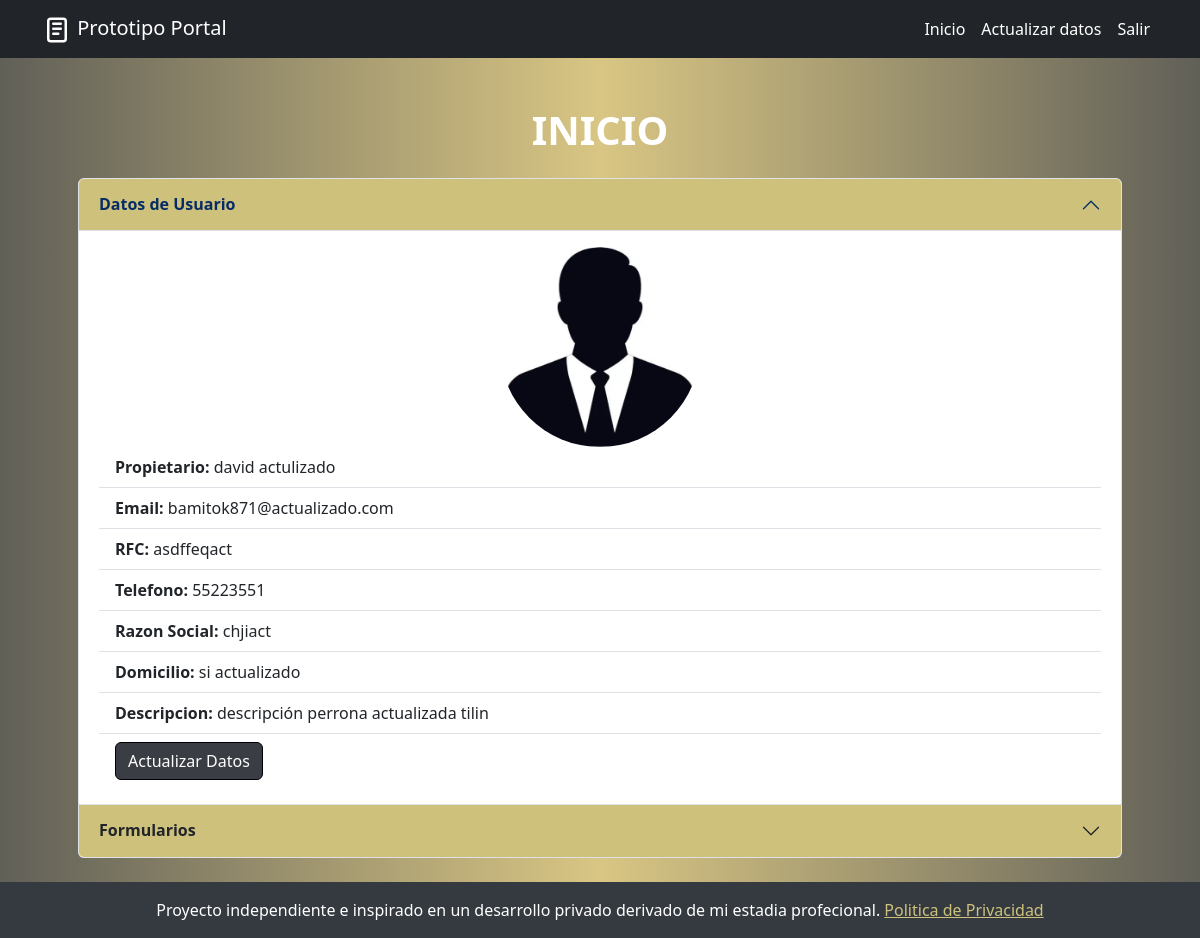
The app's page / (signed in), older data.
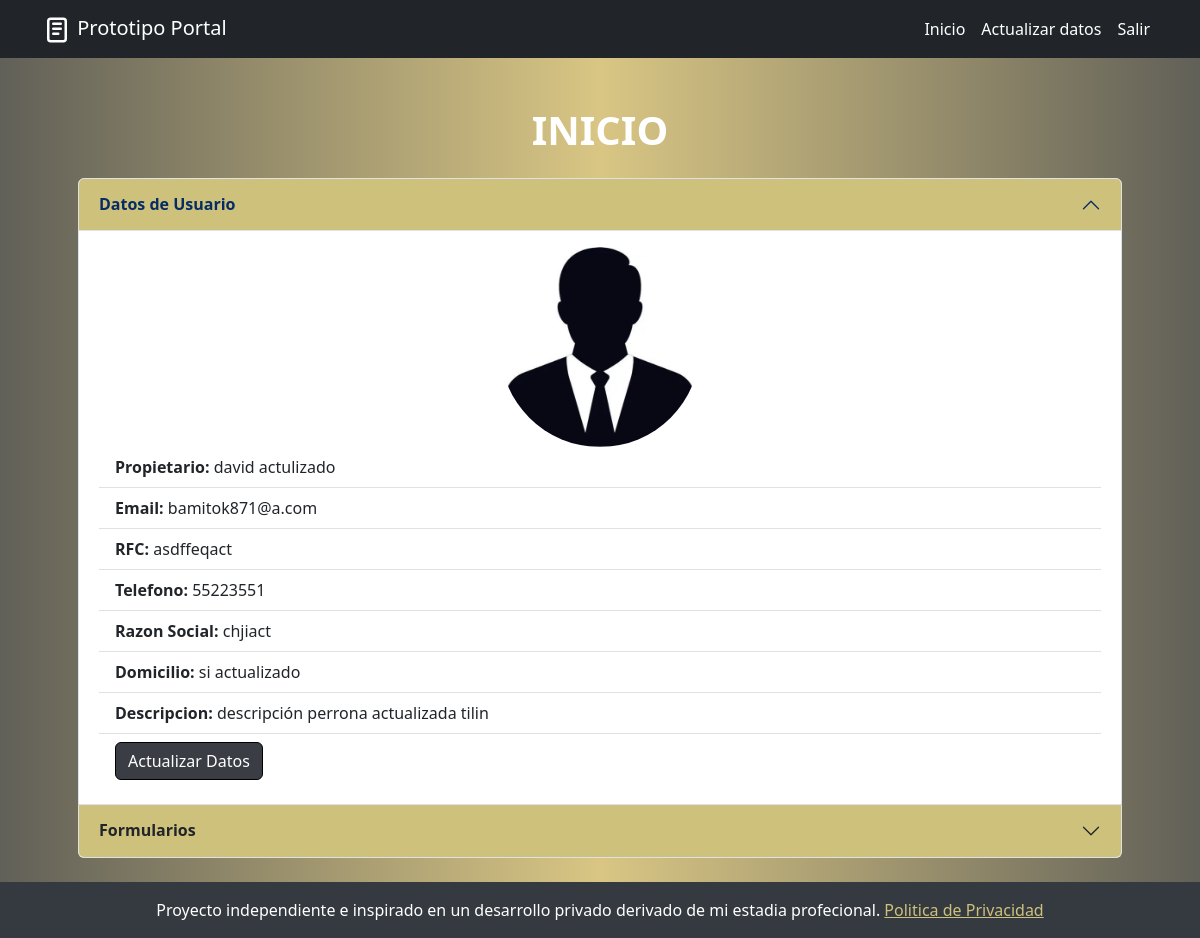
The same page, newer data.
### Portal/models.py (models this page shows, shortened)
class datosUsuarioM(models.Model):
    propietario = models.CharField(max_length=255)
    email = models.EmailField(max_length=255)
    rfc = models.CharField(max_length=13)
    telefono = models.CharField(max_length=30)
    razonSocial = models.CharField(max_length=255)
    descripcion = models.TextField(max_length=500, blank=True, null=True)
    domicilio = models.CharField(max_length=255)
    user = models.ForeignKey (User, on_delete=models.CASCADE)

### Portal/views.py (the view)
# urls.py: 2. Add a URL to urlpatterns:  path('', views.home, name='home')
@login_required(login_url='iniciarSesion')
def home(request):
    datos = datosUsuarioM.objects.filter(user=request.user).first()
    return render(request, 'home.html', {
        'datosUsuario': datos
    })

### Portal/templates/home.html (shortened to what this page needs)
{% extends 'base.html' %} {% block content %} {% load static %}
<div class="container mt-4">
  <h1 class="text-center titulo">INICIO</h1>
  <div class="accordion m-4 " id="accordionExample">
    <div class="accordion-item">
      <h2 class="accordion-header">
        <button
          class="accordion-button card-header"
          type="button"
          data-bs-toggle="collapse"
          data-bs-target="#collapseOne"
          aria-expanded="true"
          aria-controls="collapseOne"
          style="background-color: #cec17b;"
        >
          <strong>Datos de Usuario</strong>
        </button>
      </h2>
      <div
        id="collapseOne"
        class="accordion-collapse collapse show"
        data-bs-parent="#accordionExample"
      >
        <div class="accordion-body">
          <div class="text-center">
            <img src="static/images/profile.webp" alt="" class="rounded-circle" style="width: 200px; height: 200px;">
          </div>
            <ul class="list-group list-group-flush">
              <li class="list-group-item">
                <strong>Propietario: </strong>{{datosUsuario.propietario}}
              </li>
              <li class="list-group-item">
                <strong>Email: </strong>{{datosUsuario.email}}
              </li>
              <li class="list-group-item">
                <strong>RFC: </strong>{{datosUsuario.rfc}}
              </li>
              <li class="list-group-item">
                <strong>Telefono: </strong>{{datosUsuario.telefono}}
              </li>
              <li class="list-group-item">
                <strong>Razon Social: </strong>{{datosUsuario.razonSocial}}
              </li>
              <li class="list-group-item">
                <strong>Domicilio: </strong>{{datosUsuario.domicilio}}
              </li>
              <li class="list-group-item">
                <strong>Descripcion: </strong>{{datosUsuario.descripcion}}
              </li>
              <li class="list-group-item">
                <a href="{% url 'actualizar' %}">
                  <button class="btn btn-primary botongral">
                    Actualizar Datos
                  </button>
                </a>
              </li>
            </ul>
        </div>
      </div>
    </div>
    <div class="accordion-item">
      <h2 class="accordion-header">
        <button
          class="accordion-button collapsed"
          type="button"
          data-bs-toggle="collapse"
          data-bs-target="#collapseTwo"
          aria-expanded="false"
          aria-controls="collapseTwo"
          style="background-color: #cec17b;"
        >
            <strong>Formularios</strong>
        </button>
      </h2>
    </div>
  </div>
</div>
{% endblock %}

Row changes from the older to the newer data that the page shows:
changed datosUsuarioM "david actulizado": email "bamitok871@actualizado.com" → "bamitok871@a.com"
